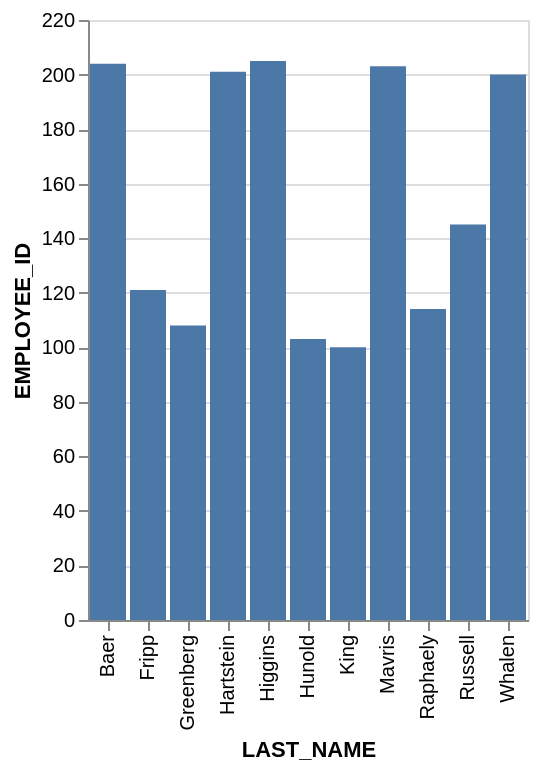

The specification (Vega-Lite) saved for this image:
### Vega-Lite specification from a JSON file in a GitHub repository (floating-point values rounded to 4 significant figures)
{"data": {"values": [{"x_data": "Baer", "y_data": 204}, {"x_data": "Fripp", "y_data": 121}, {"x_data": "Greenberg", "y_data": 108}, {"x_data": "Hartstein", "y_data": 201}, {"x_data": "Higgins", "y_data": 205}, {"x_data": "Hunold", "y_data": 103}, {"x_data": "King", "y_data": 100}, {"x_data": "Mavris", "y_data": 203}, {"x_data": "Raphaely", "y_data": 114}, {"x_data": "Russell", "y_data": 145}, {"x_data": "Whalen", "y_data": 200}]}, "mark": "bar", "encoding": {"x": {"field": "x_data", "type": "nominal", "title": "LAST_NAME", "sort": "ascending"}, "y": {"field": "y_data", "type": "quantitative", "title": "EMPLOYEE_ID"}}}
